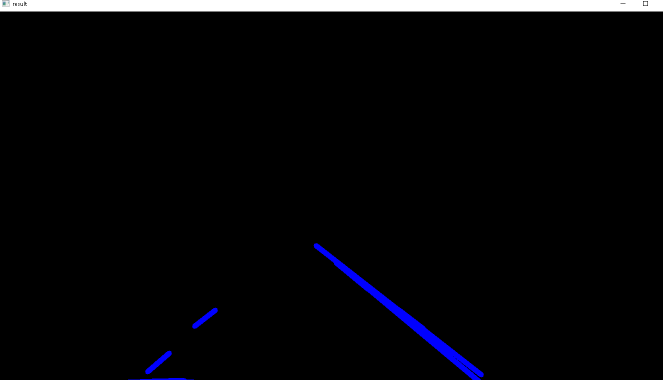
#> input picture Line_image.png, 1326 x 760 px, given in place of lane_detect.mp4, which was not available (shown at 1/2 size)
$ python adas_virtual.py
#> lines starting #> are read from the running program, lines starting #| are printed output that depends on the picture; after the words box and inside, x2 and y2 are one past the last pixel; in counts of white or black regions, pixels touching at a corner belong together; pictures that were not available may be replaced by others from this repository, and a replacement may not be noted
import cv2
import numpy as np
# A code with Short explanation....!!!!
def canny(img):  # This defines a function named canny that takes an input image img as its parameter.
    #The function will perform Canny edge detection on this image.
    if img is None: #This conditional statement checks if the input image img is None, indicating that no image was passed to the function.
        #If this condition is true, it executes the following block of code.

        #If the image is None, it assumes that the video capture (cap) needs to be released. This line releases the video capture resource.
        cap.release()
        # This closes all OpenCV windows that might be open.
        cv2.destroyAllWindows()
       # This exits the program.
        exit()

        #This converts the input image (img) from the BGR (Blue-Green-Red) color space to grayscale using the
        #cv2.cvtColor() function. Grayscale images are easier to process and require less computational resources.
    gray = cv2.cvtColor(img, cv2.COLOR_BGR2GRAY)
    #This defines the size of the Gaussian kernel for blurring.
    kernel = 5
    #This applies Gaussian blur to the grayscale image (gray) using the specified kernel size (kernel).
    # Gaussian blur helps in reducing noise and unwanted details in the image, making edge detection more effective.
    blur = cv2.GaussianBlur(gray,(kernel, kernel),0)
    #This performs Canny edge detection on the blurred grayscale image (gray).
    # The parameters 50 and 150 are the lower and upper thresholds for the hysteresis procedure in the Canny edge detector.
    #These values determine which edges are considered as strong, weak, or non-edges.
    canny = cv2.Canny(gray, 50, 150)
    #This returns the resulting Canny edge-detected image.
    return canny

def region_of_interest(canny): # function defination region_of_interst
    #This line calculates the height of the input image (canny) by accessing its shape and retrieving the number of rows (height).
    height = canny.shape[0]
    #This line calculates the width of the input image (canny) by accessing its shape and retrieving the number of columns (width).
    width = canny.shape[1]
    #This line creates a blank mask image with the same dimensions as the input image (canny). It initializes all pixels to zero.
    mask = np.zeros_like(canny)
    #This line defines a triangular region of interest in the image.
    # It creates an array (triangle) containing three vertices of the triangle: (200, height), (800, 350), and (1200, height).
    triangle = np.array([[
    (200, height),
    (800, 350),
    (1200, height),]], np.int32)
    #This line fills the triangular region defined by the triangle array with white color (255) on the blank mask image (mask).
    # It effectively masks everything outside this triangular region.
    cv2.fillPoly(mask, triangle, 255)
    #This line performs a bitwise AND operation between the Canny edge-detected image (canny) and the mask image (mask).
    #It retains only the edges within the triangular region of interest.
    masked_image = cv2.bitwise_and(canny, mask)
    #This line returns the masked image containing edges only within the defined region of interest.
    return masked_image

def houghLines(cropped_canny):
    #This line utilizes the Hough Line Transform (cv2.HoughLinesP()) to detect lines in the cropped Canny edge-detected image (cropped_canny).
    #It returns the detected lines.
    return cv2.HoughLinesP(cropped_canny, 2, np.pi/180, 100,
        np.array([]), minLineLength=40, maxLineGap=5)

    ##This line overlays the detected lines (line_image) onto the original frame (frame) using weighted addition (cv2.addWeighted()).
    #It returns the resulting composite image.
def addWeighted(frame, line_image):
    return cv2.addWeighted(frame, 0.8, line_image, 1, 1)

def display_lines(img,lines):
    #This line creates a black image (line_image) with the same dimensions as the input image (img).
    line_image = np.zeros_like(img)
    #This conditional statement checks if any lines were detected (lines is not None).
    if lines is not None:
        #If lines were detected, this loop iterates over each detected line and draws it on the black image (line_image) using cv2.line().
        # The lines are drawn in red color (BGR: 0, 0, 255) with a thickness of 10 pixels.
        for line in lines:
            for x1, y1, x2, y2 in line:
                cv2.line(line_image,(x1,y1),(x2,y2),(0,0,255),10)
    #This line returns the image containing the drawn lines.
    return line_image

 #This line defines a function named make_points that takes two arguments: image and line.
def make_points(image, line):
    #This line unpacks the line tuple into slope and intercept variables. The line tuple presumably contains the slope and y-intercept of a detected line.
    slope, intercept = line
    #This line calculates the y-coordinate of the bottom of the image (assuming the origin is at the top-left corner) and stores it in y1.
    y1 = int(image.shape[0])
    #This line calculates the y-coordinate at a higher position in the image (3/5 of the image height) and stores it in y2.
    # This likely represents a point higher up in the image, where the lane lines typically converge.
    y2 = int(y1*3.0/5)
    #This line calculates the x-coordinate corresponding to y1 on the detected line using the slope-intercept formula (y = mx + b).
    x1 = int((y1 - intercept)/slope)
    #This line calculates the x-coordinate corresponding to y2 on the detected line using the same slope-intercept formula.
    x2 = int((y2 - intercept)/slope)
    #This line returns a list containing the coordinates of two points (x1, y1) and (x2, y2). These points define a line segment in the image.
    return [[x1, y1, x2, y2]]

 #This line defines a function named average_slope_intercept that takes two arguments: image and lines.
def average_slope_intercept(image, lines):
    #These lines initialize empty lists left_fit and right_fit to store slope-intercept pairs for left and right lane lines, respectively.
    left_fit    = []
    right_fit   = []
    #This conditional statement checks if no lines were detected (lines is None). If so, it returns None, indicating no lane lines were found.
    if lines is None:
        return None
    #These lines iterate over each detected line in lines and unpack the coordinates of the line's endpoints into variables x1, y1, x2, and y2.
    for line in lines:
        for x1, y1, x2, y2 in line:
            #These lines fit a first-degree (linear) polynomial to the endpoints of the line to calculate the slope and y-intercept of the line.
            fit = np.polyfit((x1,x2), (y1,y2), 1)
            slope = fit[0]
            intercept = fit[1]
            #These lines classify the detected line as belonging to the left lane line (if the slope is negative) or the right lane line (if the slope is positive or zero).
            # The slope-intercept pairs are then added to the corresponding lists.
            if slope < 0:
                left_fit.append((slope, intercept))
            else:
                right_fit.append((slope, intercept))
    # These lines calculate the average slope and y-intercept for the left and right lane lines, respectively, by averaging the values stored in left_fit and right_fit lists.
    left_fit_average  = np.average(left_fit, axis=0)
    right_fit_average = np.average(right_fit, axis=0)
    #These lines call the make_points function to generate line segments (represented by coordinate pairs) based on the average slope-intercept values for the left and right lane lines.
    left_line  = make_points(image, left_fit_average)
    right_line = make_points(image, right_fit_average)
    #This line creates a list containing the left and right lane line segments.
    averaged_lines = [left_line, right_line]
    #This line returns the list of averaged lane line segments.
    return averaged_lines

#This line initializes a video capture object (cap) by opening the video file named "lane_detect.mp4" using cv2.VideoCapture() function.
cap = cv2.VideoCapture("lane_detect.mp4")
#This line starts a while loop that iterates as long as the video capture object (cap) is open and valid.
while(cap.isOpened()):
    #This line reads a frame (frame) from the video capture object (cap). The _ is used to discard the return value, and frame contains the read frame.
    _, frame = cap.read()
#> frame is the input picture: shape (760, 1326, 3); mean B, G, R 9.9, 7.7, 7.7
    #This line calls the canny function to perform Canny edge detection on the current frame (frame), resulting in a Canny edge-detected image (canny_image).
    canny_image = canny(frame)
#> in canny, `canny = cv2.Canny(gray, 50, 150)`:
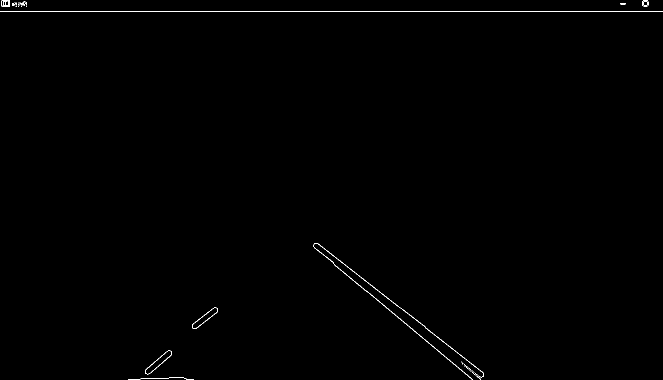
#> canny: shape (760, 1326) (shown at 1/2 size); 0.32% white in thin lines or dots
    #This line calls the region_of_interest function to crop the Canny edge-detected image (canny_image) to a region of interest, likely containing the lane area only.
    #The result is stored in cropped_canny.
    cropped_canny = region_of_interest(canny_image)
#> in region_of_interest, `cv2.fillPoly(mask, triangle, 255)`:
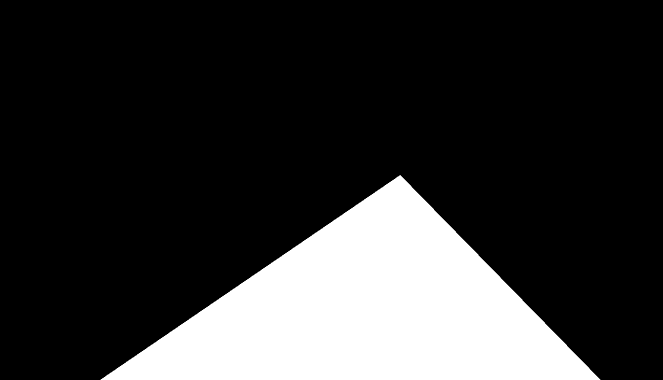
#> mask: shape (760, 1326) (shown at 1/2 size); 20.4% white; 1 white region, box (x1, y1, x2, y2) and area: (201, 350, 1201, 760) 205300
#> in region_of_interest, `masked_image = cv2.bitwise_and(canny, mask)`:
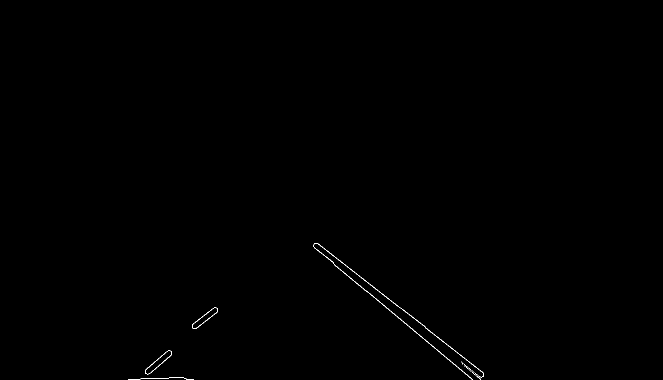
#> masked_image: shape (760, 1326) (shown at 1/2 size); 0.16% white in thin lines or dots, all inside (x1, y1, x2, y2) = (256, 486, 968, 760)

    #This line detects lines in the cropped Canny edge-detected image (cropped_canny) using the Hough Line Transform, which is implemented in the houghLines function.
    #The detected lines are stored in lines.
    lines = houghLines(cropped_canny)
#> lines = [[634, 486, 828, 637], [627, 493, 667, 527], [680, 538, 944, 759], [923, 711, 966, 745], [818, 628, 925, 714], [281, 757, 337, 756]]
    #This line calculates the average slope and intercept of the detected lines using the average_slope_intercept
    #function, based on the original frame (frame) and the detected lines (lines). The result is stored in averaged_lines.
    averaged_lines = average_slope_intercept(frame, lines)
#> the loop in average_slope_intercept, `for line in lines:` made 6 passes
#> after the loop in average_slope_intercept, `for line in lines:`: left_fit = [(-0.0179, 762)]; right_fit = [(0.778, -7.47), (0.85, -39.95), (0.837, -31.24), (0.791, -18.81), (0.804, -29.46)]
#> in average_slope_intercept, `left_fit_average  = np.average(left_fit, axis=0)`: left_fit_average = [-0.0179, 762]
#> in average_slope_intercept, `right_fit_average = np.average(right_fit, axis=0)`: right_fit_average = [0.812, -25.39]
#> in make_points, `slope, intercept = line`: slope = -0.0179; intercept = 762
#> in make_points, `x1 = int((y1 - intercept)/slope)`: x1 = 113
#> in make_points, `x2 = int((y2 - intercept)/slope)`: x2 = 17136
#> in average_slope_intercept, `left_line  = make_points(image, left_fit_average)`: left_line = [[113, 760, 17136, 456]]
#> in average_slope_intercept, `right_line = make_points(image, right_fit_average)`: right_line = [[967, 760, 592, 456]]
#> in average_slope_intercept, `averaged_lines = [left_line, right_line]`: averaged_lines = [[[113, 760, 17136, 456]], [[967, 760, 592, 456]]]
#> averaged_lines = [[[113, 760, 17136, 456]], [[967, 760, 592, 456]]]
    #This line draws the averaged lines (averaged_lines) onto a black image (line_image) using the display_lines function. The black image has the same dimensions as the original frame (frame).
    line_image = display_lines(frame, averaged_lines)
#> the loop in display_lines, `for line in lines:` made 2 passes
#> after the loop in display_lines, `for line in lines:`:
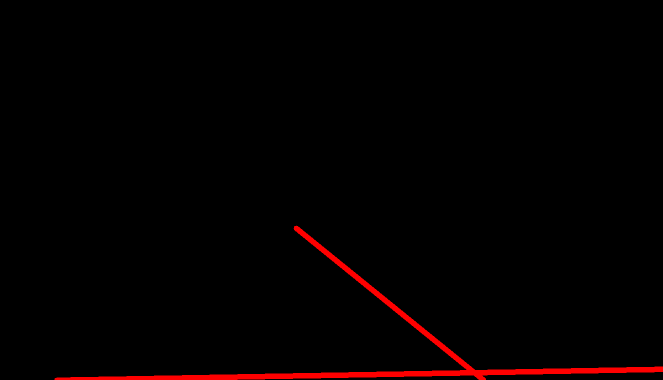
#> line_image: shape (760, 1326, 3) (shown at 1/2 size); mean of channels 0, 1, 2 0, 0, 4.4; drawn as B, G, R
    #This line overlays the image with the detected lines (line_image) onto the original frame (frame) using the addWeighted function. The result is stored in combo_image.
    combo_image = addWeighted(frame, line_image)
#> in addWeighted, `return cv2.addWeighted(frame, 0.8, line_image, 1, 1)`:
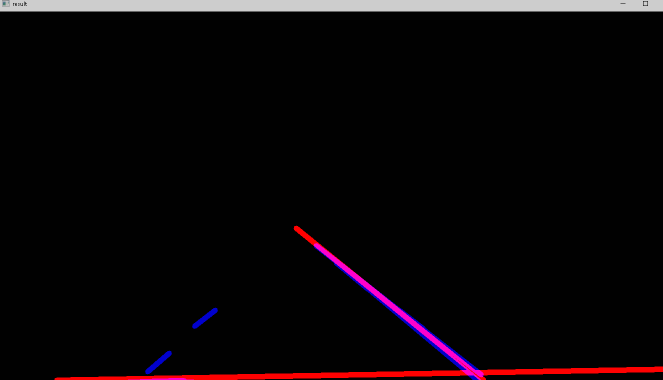
#> returned value: shape (760, 1326, 3) (shown at 1/2 size); mean of channels 0, 1, 2 8.9, 7.1, 11.5; drawn as B, G, R
    #This line displays the resulting image (combo_image) in a window titled "result" using cv2.imshow() function.
    cv2.imshow("result", combo_image)
    #This line waits for a key press for 1 millisecond using cv2.waitKey(1). If the pressed key is 'q' (ord('q')), the loop breaks, effectively terminating the program.
    if cv2.waitKey(1) & 0xFF == ord('q'):
#> (key q is pressed here)
        break
#This line releases the video capture object (cap), closing the video file.
cap.release()
#This line closes all OpenCV windows, effectively terminating the program and cleaning up resources.
cv2.destroyAllWindows()


"""""""""
# This Commented code is used for Measuring Image graph plotting and for the line detecting, before the mp4 format detect.
# This code can be try before the mp4 format tested, and it should be the same image from the video that gonna to test, because this functions
# def region_of_interest(image or canny): is base on the size of the image, so it's importand to test before mp4 uploade...
import cv2
import numpy as np
import matplotlib.pyplot as plt

def detect_img(image):
    gray = cv2.cvtColor(image, cv2.COLOR_BGR2GRAY)
    blur = cv2.GaussianBlur(gray, (5, 5), 0)
    detect = cv2.Canny(blur, 50, 150)
    return detect
def display_line(image, lines):
    line_image = np.zeros_like(image)
    if lines is not None:
        for x1, y1, x2, y2 in lines:
            cv2.line(line_image, (x1, y1), (x2, y2), (255, 0, 0), 10)
    return line_image


def region_of_interest(image):
    height = image.shape[0]
    polygons = np.array([
        [(200, height ), (1100, height), (550, 250)]
         ])
    mask = np.zeros_like(image)
    cv2.fillPoly(mask, polygons, 255)
    masked_image = cv2.bitwise_and(image, mask)
    return masked_image

image = cv2.imread("img2.jpg")
lane_image = np.copy(image)
detect = detect(lane_image)
cropped_image = region_of_interest(detect)
lines = cv2.HoughLinesP(cropped_image, 2, np.pi/180, 100, np.array([]), minLineLength = 40, maxLineGap = 5)
average_lines = average_slope(lane_image, lines)
line_image = display_line(lane_image, average_lines)
combo_image = cv2.addWeighted(lane_image, 0.8, line_image, 1, 1)
#plt.imshow(detect)
#plt.show()
cv2.imshow('result',combo_image)
cv2.waitKey(0)
"""""""""
